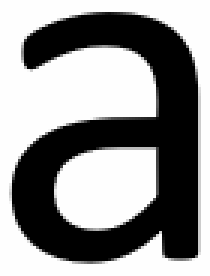
#> input picture Templates/New folder2/template0.png, 70 x 92 px, found by its file name (shown 3 times larger); its folder holds 3 pictures in this run
$ python 'Template matching with list.py'
#> lines starting #> are read from the running program, lines starting #| are printed output that depends on the picture; after the words box and inside, x2 and y2 are one past the last pixel; in counts of white or black regions, pixels touching at a corner belong together; pictures that were not available may be replaced by others from this repository, and a replacement may not be noted
import cv2
import numpy as np

templates = []
templ_shapes = []
templ_name=["a","b","c"]


for i in range(3):
    templates.append(cv2.imread('C:/Users/trpun/Desktop/OCR/Templates/template{}.png'.format(i),0))
    templ_shapes.append(templates[i].shape[:: -1])

im_gray = cv2.imread('C:/Users/trpun/Desktop/OCR/Photos/Untitled2.png', cv2.IMREAD_GRAYSCALE)
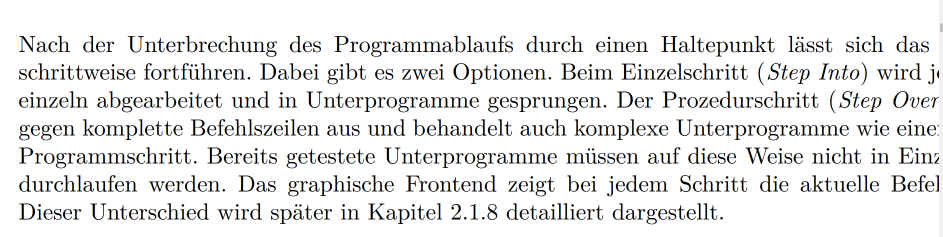
#> input picture Photos/Untitled2.png, 1886 x 473 px, found by its file name (shown at 1/2 size)
#> im_gray: shape (473, 1886); min 0, max 255, mean 233.3
(thresh, im_bw) = cv2.threshold(im_gray, 128, 255, cv2.THRESH_BINARY | cv2.THRESH_OTSU)
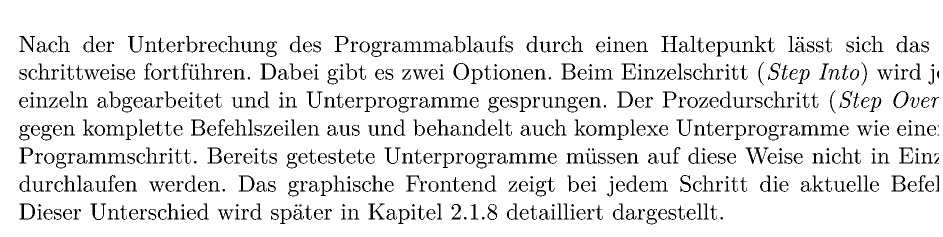
#> im_bw: shape (473, 1886) (shown at 1/2 size); 90.9% white; 567 black regions (27 under 20 px), largest, box (x1, y1, x2, y2) and area: (1491, 295, 1537, 328) 390, (521, 127, 552, 159) 351, (39, 407, 70, 439) 351
#> thresh = 146

threshold = 0.8

index=0
for template,templ_shape in zip(templates,templ_shapes):
        res = cv2.matchTemplate(im_bw, template, cv2.TM_CCOEFF_NORMED)
        loc = np.where( res >= threshold)
        w, h = templ_shape
        w1, h1= w, h


        for pt in zip(*loc[::-1]):
            cv2.rectangle(im_gray, pt, (pt[0] + w1, pt[1] + h1), (0,255,255), 2)    # Draw a rectangle around the matched region,#zip(loc[1],loc[0]) does the same as zip(*loc[:: -1])
            cv2.putText(im_gray, templ_name[index], (pt[0], pt[1]-10), cv2.FONT_HERSHEY_SIMPLEX, 0.9, (36,255,12), 2)
#> this loop made 3 passes
#> (w, h, w1, h1) on passes 1 to 3: (70, 92, 70, 92), (78, 128, 78, 128), (70, 92, 70, 92)
#> pass 1, `res = cv2.matchTemplate(im_bw, template, cv2.TM_CCOEFF_NORMED)`:
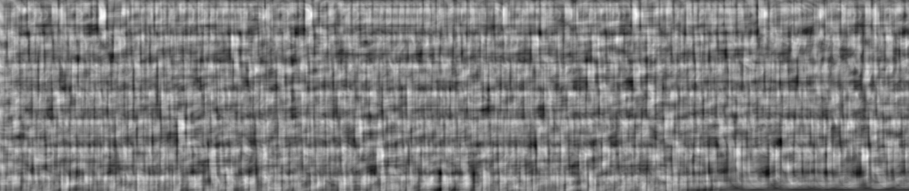
#> res: shape (382, 1817) float32 (shown at 1/2 size); min -0.21, max 0.219, mean 0.00268; drawn with min black and max white
#> pass 2, `res = cv2.matchTemplate(im_bw, template, cv2.TM_CCOEFF_NORMED)`:
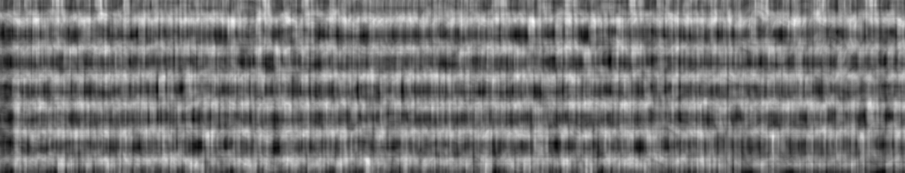
#> res: shape (346, 1809) float32 (shown at 1/2 size); min -0.205, max 0.242, mean 0.00436; drawn with min black and max white


cv2.imshow('im_gray',im_gray)
cv2.imshow('template',template)
cv2.waitKey(0)
